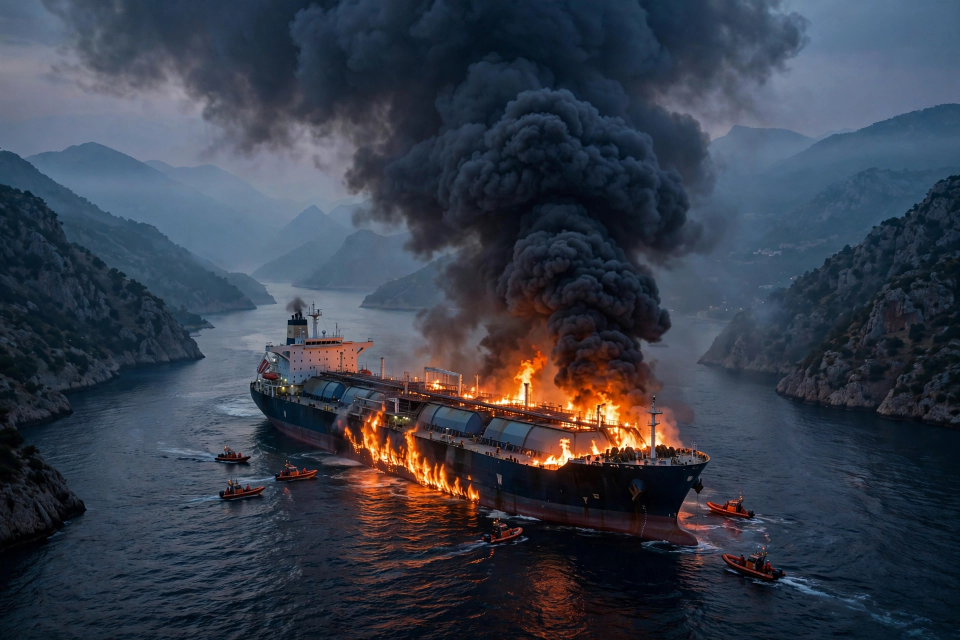
#> input picture assets/media-generation-lead-hormuz-0-ab4307ac-0fb0-44da-b30d-33e166a2ef9e.webp, 1920 x 1280 px (shown at 1/2 size); its folder holds 4 pictures in this run
$ python render.py
#> lines starting #> are read from the running program, lines starting #| are printed output that depends on the picture
#!/usr/bin/env python3
"""Render the make.fun news-image-20261117 entry: a newspaper front page
summing up Tuesday 17 November 2026 world news. 48 stories, 15 illustrated.
Deterministic: fixed fonts, fixed layout, PNG saved with fixed parameters."""
import os
from PIL import Image, ImageDraw, ImageFont, ImageOps

HERE = os.path.dirname(os.path.abspath(__file__))
ASSETS = os.path.join(HERE, "assets")
W, H = 1024, 1024
PAPER = (246, 241, 229)
INK = (20, 20, 20)
RED = (163, 18, 18)
GREY = (90, 86, 76)
RULE = (60, 58, 50)
TILE = (232, 224, 205)

F_SERIF = "/usr/share/fonts/truetype/dejavu/DejaVuSerif-Bold.ttf"
F_SANS = "/usr/share/fonts/truetype/dejavu/DejaVuSans.ttf"
F_BOLD = "/usr/share/fonts/truetype/dejavu/DejaVuSans-Bold.ttf"


def font(path, size):
    return ImageFont.truetype(path, size)


def wrap(draw, text, fnt, max_w):
    words, lines, cur = text.split(), [], ""
    for w in words:
        t = (cur + " " + w).strip()
        if draw.textlength(t, font=fnt) <= max_w:
            cur = t
        else:
            if cur:
                lines.append(cur)
            cur = w
    if cur:
        lines.append(cur)
    return lines


def fit_image(path, w, h):
#> called with w = 322, h = 100
    im = Image.open(path).convert("RGB")
#> im is the input picture: PIL image 1920x1280 RGB; mean R, G, B 54.8, 61.8, 74.9
    return ImageOps.fit(im, (w, h), Image.LANCZOS)
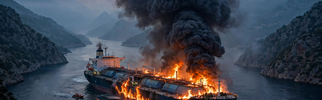
#> returned value: PIL image 322x100 RGB; mean R, G, B 61.3, 66.4, 77.3


# ---------------------------------------------------------------- stories
# (region, headline, summary, icon or None). Lead stories are in LEADS.
STORIES = {
    "ME": [
        ("'DIRTY BOMB' PLOT CLAIM",
         "Trump says reports of an Iranian plot on Washington are taken seriously; intel unverified.", None),
        ("HOUTHI DRONES ON SAUDI PIPELINE",
         "Five drones hit two East-West pipeline stations near Riyadh.", None),
        ("GAZA'S WINTER RAINS WORSEN CRISIS",
         "UN: rains flood shelters and wreck food supplies in Gaza.", None),
        ("WEST URGES ISRAEL TO OPEN GAZA AID",
         "UK, Australia, Canada, Italy: open crossings; 'catastrophic'.", None),
        ("ISRAEL STRIKES SOUTH LEBANON",
         "Airstrikes, artillery fire and detonations reported across southern Lebanon.", None),
        ("HOUTHIS ADVANCE IN YEMEN",
         "Government forces pull back from the Red Sea coast to defend Aden.", None),
        ("TURKEY SEEKS DEFENCE PACTS",
         "FM announces pact meetings with Saudi Arabia, Pakistan, Egypt and European states.", None),
        ("MILITIA DEFIES BAGHDAD DEADLINE",
         "Kataib Hezbollah refuses to leave Jurf al-Sakhar after oil probe.", None),
        ("IRAN STRIKES BAHRAIN",
         "Third round of strikes on Bahrain, host of the US Navy's 5th Fleet.", None),
        ("THIRD US CARRIER REACHES THE GULF",
         "Another aircraft carrier arrives, boosting US options as fire is exchanged.", None),
        ("IRAQ OIL FLOWS RESUME",
         "Oil flows again via the rehabilitated Kirkuk-Ceyhan pipeline to Turkey.", None),
        ("UK SANCTIONS SETTLEMENT BUILDERS",
         "Britain sanctions companies building settlements in the West Bank.", None),
    ],
    "AF": [
        ("EBOLA 'OUT OF CONTROL' IN CONGO",
         "Africa CDC: 11,200+ cases, 5,500 dead across eight provinces.", "cross"),
        ("GUINEA GOLD-MINE CRACKDOWN",
         "More than 1,260 arrested in Siguiri after a ban on illegal gold mining.", None),
        ("IFC PLEDGES $500M FOR AFRICA",
         "New projects agreed at the Africa Financial Summit in Luanda.", None),
    ],
    "EU": [
        ("RUSSIA HITS KYIV BRIDGES",
         "Retaliation strikes on Kyiv's bridges after the Kerch attack.", "bridge"),
        ("DEPARDIEU PLEADS GUILTY",
         "French actor admits sexual assault and drops his appeal.", "gavel"),
        ("EU STATES PLAN RWANDA RETURNS HUB",
         "Austria, Denmark, Germany, Greece, Netherlands plan migrant hub; transfers from 2027.", None),
        ("EQUINOR HIT BY CYBERATTACK",
         "Norwegian energy giant reports an ongoing attack on its IT systems.", "lock"),
        ("RUSSIAN DRONES OVER MOLDOVA",
         "Seven drones enter Moldovan airspace for 2.5 hours; one flies over Chisinau.", None),
        ("TANKER SINKS IN THE BLACK SEA",
         "Liberian-flagged gas tanker goes down in Bulgaria's exclusive economic zone.", "tanker"),
        ("CZECH RAIL CRASHES",
         "Four railway incidents in two days, near Hluboka nad Vltavou and Prague.", None),
        ("ASSASSINATION PLOT ARRESTS",
         "North Macedonia arrests five over an alleged plot in Greece, on Iranian orders.", None),
        ("BERLIN RAIDS HEZBOLLAH-LINKED GROUP",
         "Germany bans an association suspected of backing Hezbollah; 28 sites raided.", None),
        ("ZAPORIZHZHIA TOLL RISES TO 40",
         "Russian strike toll raised to 40; aid-centre attack kills 26.", None),
    ],
    "AP": [
        ("TRUMP-XI-PUTIN SUMMIT SET",
         "Unprecedented trilateral summit planned in China as Trump travels on.", None),
        ("US CLOSES CHIP LOOPHOLE",
         "New rule targets third-country data centres renting compute to China.", "chip"),
        ("JAPAN SCRAMBLES JETS",
         "Two suspected Russian aircraft violate airspace near Okinoshima; Tokyo protests.", "jet"),
        ("PAKISTAN CUTS FUEL PRICES",
         "Petrol and diesel cut by Rs2 a litre from today.", None),
    ],
    "AM": [
        ("US LOSES MEASLES STATUS",
         "PAHO: measles elimination status lost, first time since 2000.", "cross"),
        ("NSA NETWORK GOES DOWN",
         "Classified internal network offline amid a week of outages; DNI denies cyberattack.", "globe"),
        ("EPSTEIN DEATH 'WAS MURDER'",
         "Forensic expert says the prison death was murder, not suicide.", "gavel"),
        ("WALL STREET FALLS",
         "US indexes close lower; AI and tech stocks under pressure.", "chart"),
        ("C-130 DESTROYED, ACTIVIST CHARGED",
         "Irish activist charged in New York over a $60M US aircraft.", "plane"),
        ("ETHANOL PLANT BOMB PLOT",
         "Illinois plant employee indicted over an alleged bomb plot.", "blast"),
        ("TIGER WOODS RETURNS",
         "Tiger Woods returns to golf.", "golf"),
        ("WAYMO PULLED FROM FREEWAYS",
         "Waymo robotaxis pulled from freeway service.", "car"),
        ("CALIFORNIA LANDFILL BLAST",
         "Explosion at a landfill in California.", "blast"),
        ("FLORIDA FLOODS, WESTERN STORM",
         "Flooding in Florida as a storm hits the west.", None),
    ],
    "GL": [
        ("NVIDIA SPY SCANDAL",
         "Record revenue amid a spy scandal around ex-CEO Jensen Huang.", "chip"),
        ("NATGEO PICTURES OF THE YEAR",
         "National Geographic publishes its 2026 Pictures of the Year.", None),
        ("APPLE OUTAGES RESOLVED",
         "Sign-in and App Store problems hit Apple services on Tuesday.", "phone"),
        ("DUBAI TRAFFIC DROPS 28%",
         "Dubai Airports: 50.4M passengers in 9 months, down 28.1%.", "plane"),
        ("NIGERIA INFLATION EASES",
         "Annual rate cools to 14.06% in October, lowest since September 2020.", "chart"),
    ],
}

LEADS = [
    ("media-generation-lead-hormuz-0-ab4307ac-0fb0-44da-b30d-33e166a2ef9e.webp",
     "WAR IN THE GULF: US HITS IRAN",
     "US warplanes strike Qeshm Island; gas tanker Tara Gas ablaze, 24 crew evacuated."),
    ("media-generation-lead-kerch-0-ef92b521-1f73-47e0-8850-77f6828a4276.webp",
     "KERCH BRIDGE HIT AGAIN",
     "Ukraine strikes the Crimean Bridge a 2nd day; a road span falls into the sea."),
    ("media-generation-lead-manila-0-63c85e3c-319d-468c-a4ff-0ecfa65bc29a.webp",
     "TRUMP LANDS IN MANILA",
     "Arrives for the Quad summit; ~1,500 protesters rally; China trilateral next."),
]

COLUMNS = [
    ("MIDDLE EAST & AFRICA", STORIES["ME"] + STORIES["AF"]),
    ("EUROPE & ASIA-PACIFIC", STORIES["EU"] + STORIES["AP"]),
    ("AMERICAS & GLOBAL", STORIES["AM"] + STORIES["GL"]),
]

REGION_COLORS = {"ME": (163, 18, 18), "AF": (176, 106, 12), "EU": (26, 72, 140),
                 "AP": (18, 110, 88), "AM": (94, 52, 140), "GL": (60, 60, 60)}

ICON_COLORS = {"chip": (26, 72, 140), "cross": (163, 18, 18), "globe": (18, 110, 88),
               "gavel": (94, 52, 140), "chart": (26, 72, 140), "plane": (18, 110, 88),
               "jet": (94, 52, 140), "lock": (163, 18, 18), "golf": (18, 110, 88),
               "car": (26, 72, 140), "blast": (176, 106, 12), "phone": (60, 60, 60),
               "bridge": (60, 60, 60), "tanker": (163, 18, 18)}


def draw_icon(d, kind, x, y, s, color):
    """Simple flat geometric pictogram inside an s x s box at (x, y)."""
    if kind == "chip":
        d.rounded_rectangle([x + 5, y + 5, x + s - 5, y + s - 5], 3, fill=color)
        d.rectangle([x + 9, y + 9, x + s - 9, y + s - 9], outline=PAPER, width=2)
        for i in range(3):
            d.line([x + 8 + i * 6, y + 2, x + 8 + i * 6, y + 5], fill=color, width=2)
            d.line([x + 8 + i * 6, y + s - 5, x + 8 + i * 6, y + s - 2], fill=color, width=2)
    elif kind == "cross":
        d.rectangle([x + s // 2 - 3, y + 4, x + s // 2 + 3, y + s - 4], fill=color)
        d.rectangle([x + 4, y + s // 2 - 3, x + s - 4, y + s // 2 + 3], fill=color)
    elif kind == "globe":
        d.ellipse([x + 3, y + 3, x + s - 3, y + s - 3], outline=color, width=3)
        d.ellipse([x + s // 2 - 5, y + 3, x + s // 2 + 5, y + s - 3], outline=color, width=2)
        d.line([x + 3, y + s // 2, x + s - 3, y + s // 2], fill=color, width=2)
    elif kind == "gavel":
        d.rectangle([x + 4, y + 5, x + s - 8, y + 12], fill=color)
        d.line([x + s - 8, y + 12, x + s - 3, y + s - 4], fill=color, width=4)
    elif kind == "chart":
        for i, hgt in enumerate((8, 13, 18)):
            d.rectangle([x + 4 + i * 8, y + s - 4 - hgt, x + 9 + i * 8, y + s - 4], fill=color)
    elif kind in ("plane", "jet"):
        d.polygon([(x + 3, y + s // 2), (x + s - 4, y + s // 2 - 3), (x + s - 4, y + s // 2 + 3)],
                  fill=color)
        d.polygon([(x + s // 2 - 2, y + s // 2 - 2), (x + s // 2 + 6, y + 3),
                   (x + s // 2 + 9, y + 3), (x + s // 2 + 4, y + s // 2)], fill=color)
        d.polygon([(x + s // 2 - 2, y + s // 2 + 2), (x + s // 2 + 6, y + s - 3),
                   (x + s // 2 + 9, y + s - 3), (x + s // 2 + 4, y + s // 2)], fill=color)
    elif kind == "lock":
        d.arc([x + 7, y + 4, x + s - 7, y + 16], 180, 360, fill=color, width=3)
        d.rounded_rectangle([x + 5, y + 14, x + s - 5, y + s - 4], 2, fill=color)
    elif kind == "golf":
        d.line([x + 8, y + 4, x + 8, y + s - 4], fill=color, width=2)
        d.polygon([(x + 8, y + 4), (x + s - 4, y + 8), (x + 8, y + 12)], fill=color)
        d.ellipse([x + s - 8, y + s - 7, x + s - 4, y + s - 3], fill=color)
    elif kind == "car":
        d.rounded_rectangle([x + 3, y + 12, x + s - 3, y + s - 7], 3, fill=color)
        d.polygon([(x + 8, y + 12), (x + 11, y + 6), (x + s - 11, y + 6), (x + s - 8, y + 12)],
                  fill=color)
        d.ellipse([x + 6, y + s - 9, x + 11, y + s - 4], fill=INK)
        d.ellipse([x + s - 11, y + s - 9, x + s - 6, y + s - 4], fill=INK)
    elif kind == "blast":
        cx, cy, r1, r2 = x + s // 2, y + s // 2, s // 2 - 2, s // 4
        pts = []
        import math
        for i in range(12):
            r = r1 if i % 2 == 0 else r2
            a = math.pi * i / 6
            pts.append((cx + r * math.cos(a), cy + r * math.sin(a)))
        d.polygon(pts, fill=color)
    elif kind == "phone":
        d.rounded_rectangle([x + 8, y + 3, x + s - 8, y + s - 3], 3, outline=color, width=3)
        d.line([x + 11, y + 8, x + s - 11, y + 8], fill=color, width=2)
        d.line([x + 11, y + 13, x + s - 11, y + 13], fill=color, width=2)
    elif kind == "bridge":
        d.line([x + 3, y + s - 6, x + s - 3, y + s - 6], fill=color, width=3)
        d.line([x + 6, y + s - 6, x + 6, y + 6], fill=color, width=2)
        d.line([x + s - 6, y + s - 6, x + s - 6, y + 6], fill=color, width=2)
        d.arc([x + 4, y + 4, x + s - 4, y + s - 2], 180, 360, fill=color, width=2)
    elif kind == "tanker":
        d.polygon([(x + 3, y + s - 8), (x + s - 3, y + s - 8), (x + s - 6, y + s - 3),
                   (x + 6, y + s - 3)], fill=color)
        d.rectangle([x + s - 12, y + 6, x + s - 5, y + s - 8], fill=color)
        d.rectangle([x + 6, y + 12, x + s - 13, y + s - 8], fill=color)


def trunc(draw, text, fnt, max_w):
    if draw.textlength(text, font=fnt) <= max_w:
        return text
    # cut at a word boundary so the ellipsis never splits a word
    words = text.split(" ")
    out = ""
    for w in words:
        t = (out + " " + w).strip()
        if draw.textlength(t + " …", font=fnt) > max_w:
            break
        out = t
    return (out + " …") if out else "…"


def main():
    img = Image.new("RGB", (W, H), PAPER)
    d = ImageDraw.Draw(img)
    f_mast = font(F_SERIF, 46)
    f_date = font(F_BOLD, 21)
    f_deck = font(F_BOLD, 13)
    f_lead_h = font(F_BOLD, 13)
    f_lead_s = font(F_SANS, 11)
    f_col = font(F_BOLD, 12)
    f_head = font(F_BOLD, 12)
    f_sum = font(F_SANS, 10)
    f_map = font(F_BOLD, 10)
    f_foot = font(F_BOLD, 12)
    f_small = font(F_SANS, 10)

    # ---- masthead
    d.text((W // 2, 12), "THE WORLD IN ONE DAY", font=f_mast, fill=INK, anchor="ma")
    d.text((W // 2, 66), "TUESDAY  ·  17 NOVEMBER 2026", font=f_date, fill=RED, anchor="ma")
    d.line([16, 96, W - 16, 96], fill=RULE, width=2)
    d.text((W // 2, 102), "48 STORIES  •  SIX CONTINENTS  •  ONE DAY OF WORLD NEWS",
           font=f_deck, fill=INK, anchor="ma")

    # ---- lead strip: 3 photos + captions
    lead_y, lead_h, gap = 122, 100, 12
    pw = (W - 32 - 2 * gap) // 3
    for i, (fname, head, summ) in enumerate(LEADS):
        x = 16 + i * (pw + gap)
        photo = fit_image(os.path.join(ASSETS, fname), pw, lead_h)
        img.paste(photo, (x, lead_y))
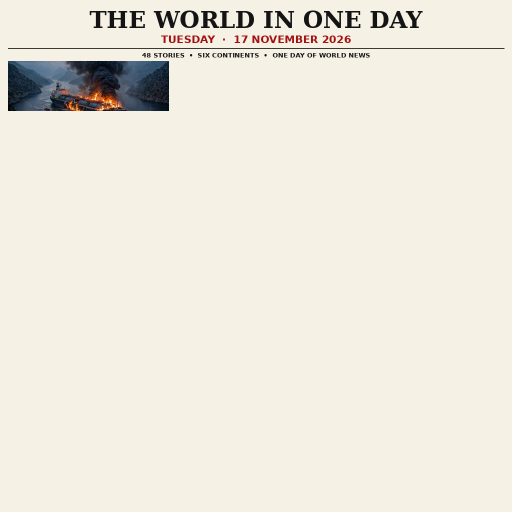
#> img: PIL image 1024x1024 RGB (shown at 1/2 size); mean R, G, B 237.5, 232.6, 221.4
        d.rectangle([x, lead_y, x + pw - 1, lead_y + lead_h - 1], outline=RULE, width=1)
        cy = lead_y + lead_h + 6
        for line in wrap(d, head, f_lead_h, pw):
#> in wrap, `words, lines, cur = text.split(), [], ""`: words = ['WAR', 'IN', 'THE', 'GULF:', 'US', 'HITS', 'IRAN']; cur = ''
            d.text((x, cy), line, font=f_lead_h, fill=INK)
            cy += 15
#> this loop made 1 pass
#> after the loop, cy = 243
        for line in wrap(d, summ, f_lead_s, pw):
            d.text((x, cy), line, font=f_lead_s, fill=(40, 40, 40))
            cy += 13
#> this loop made 2 passes
#> cy on pass 1: 256
#> after the loop, cy = 269
    d.line([16, 292, W - 16, 292], fill=RULE, width=2)

    # ---- map row: world map + at-a-glance box
    map_y, map_h = 300, 224
    map_w = 470
    world = Image.open(os.path.join(
        ASSETS, "media-generation-world-map-0-b54c4680-b71b-4924-8433-f49a9201cf56.webp")).convert("RGB")
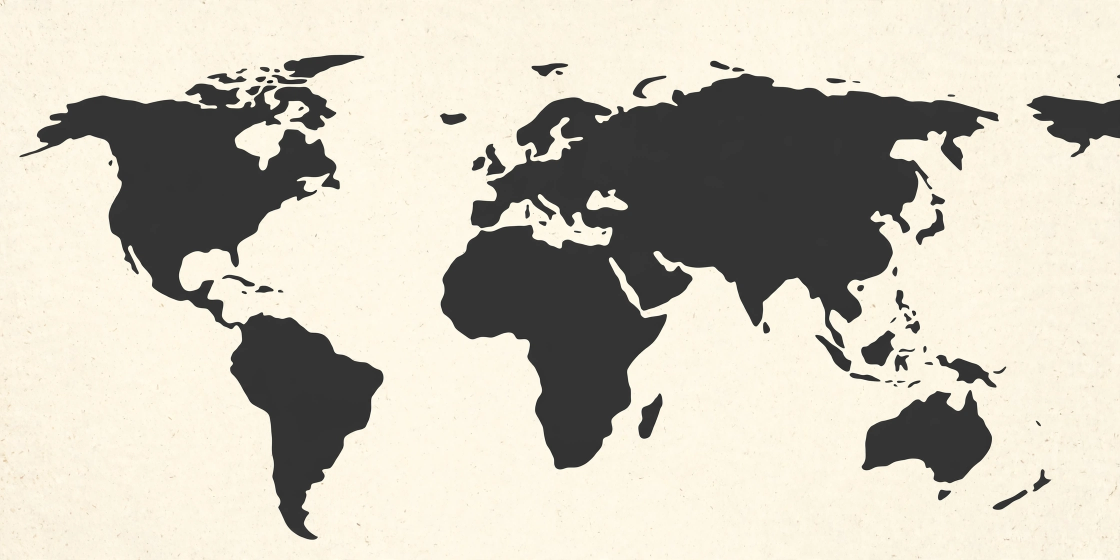
#> input picture assets/media-generation-world-map-0-b54c4680-b71b-4924-8433-f49a9201cf56.webp, 2240 x 1120 px (shown at 1/2 size)
#> world is the input picture: PIL image 2240x1120 RGB; mean R, G, B 199.1, 194.3, 181.3
    # crop to content (dark continents) bounding box
    grey = world.convert("L")
    bbox = grey.point(lambda p: 255 if p < 200 else 0).getbbox()
#> bbox = (1, 0, 2240, 1116)
    world = world.crop(bbox)
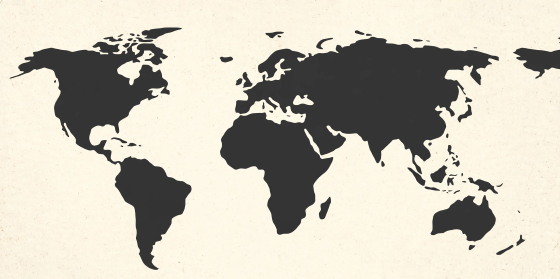
#> world: PIL image 2239x1116 RGB (shown at 1/4 size); mean R, G, B 198.9, 194.1, 181.2
    world.thumbnail((map_w, map_h), Image.LANCZOS)
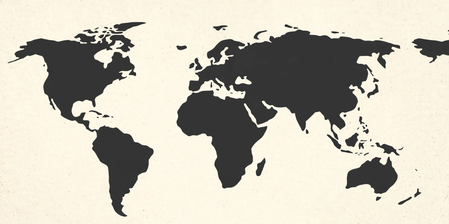
#> world: PIL image 449x224 RGB; mean R, G, B 198.8, 194.1, 181.3
    mx, my = 16, map_y + (map_h - world.height) // 2
    img.paste(world, (mx, my))
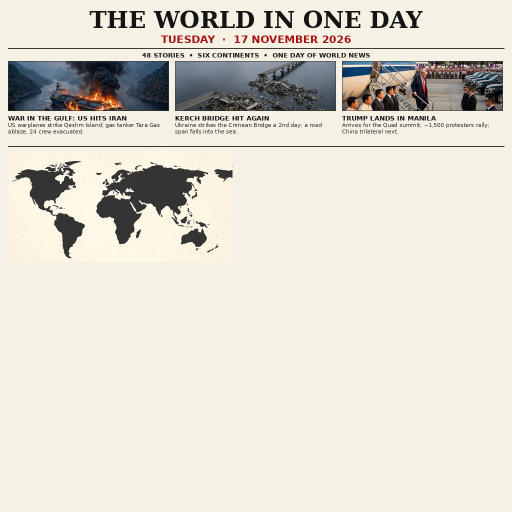
#> img: PIL image 1024x1024 RGB (shown at 1/2 size); mean R, G, B 222.7, 218.1, 207.7
    d.rectangle([mx, my, mx + world.width - 1, my + world.height - 1], outline=RULE, width=1)
    # region dots + labels (fractions of the placed map)
    labels = [
        (0.16, 0.30, "N. AMERICA"), (0.27, 0.66, "S. AMERICA"), (0.47, 0.24, "EUROPE"),
        (0.50, 0.52, "AFRICA"), (0.585, 0.36, "M. EAST"), (0.70, 0.28, "ASIA"),
        (0.88, 0.62, "OCEANIA"),
    ]
    for fx, fy, name in labels:
        px, py = mx + int(fx * world.width), my + int(fy * world.height)
        d.ellipse([px - 3, py - 3, px + 3, py + 3], fill=RED, outline=(255, 255, 255), width=1)
        d.text((px + 6, py - 6), name, font=f_map, fill=INK,
               stroke_width=2, stroke_fill=(246, 241, 229))

    # at-a-glance box
    bx, bw = 16 + map_w + 14, W - 16 - (16 + map_w + 14)
    d.rectangle([bx, map_y, bx + bw - 1, map_y + map_h - 1], outline=RULE, width=1)
    d.rectangle([bx, map_y, bx + bw - 1, map_y + 24], fill=INK)
    d.text((bx + 10, map_y + 5), "THE DAY AT A GLANCE", font=f_col, fill=(246, 241, 229))
    stats = [
        ("24", "seafarers evacuated from the burning gas tanker Tara Gas"),
        ("5", "Houthi drones fired at Saudi Arabia's East-West pipeline"),
        ("7", "Russian drones crossed Moldova; one flew over Chisinau"),
        ("50.4M", "Dubai airport passengers in 9 months — down 28.1%"),
    ]
    sy = map_y + 32
    for num, txt in stats:
        d.text((bx + 10, sy), num, font=f_col, fill=RED)
        nw = d.textlength(num, font=f_col)
        for line in wrap(d, txt, f_small, bw - 24 - nw):
            d.text((bx + 16 + nw, sy + 1), line, font=f_small, fill=INK)
            sy += 13
        sy += 5
#> this loop made 4 passes
#> nw on passes 1 to 4: 16.69, 8.34, 8.34, 41.53
#> after the loop, sy = 404
    d.text((bx + 10, map_y + map_h - 20),
           "War in the Gulf  •  Bridges under fire  •  A summit in Manila",
           font=f_small, fill=GREY)
    d.line([16, 532, W - 16, 532], fill=RULE, width=2)

    # ---- story grid: 3 columns
    grid_y, grid_bottom = 540, 978
    col_w = (W - 32 - 2 * 12) // 3
    cell_h = 27
    for ci, (title, items) in enumerate(COLUMNS):
        cx = 16 + ci * (col_w + 12)
        d.rectangle([cx, grid_y, cx + col_w - 1, grid_y + 17], fill=INK)
        d.text((cx + 6, grid_y + 2), title, font=f_col, fill=(246, 241, 229))
        y = grid_y + 22
        for (head, summ, icon) in items:
            region = region_of(head)
            tx = cx
            if icon:
                d.rectangle([cx, y + 1, cx + 23, y + 24], fill=TILE, outline=RULE, width=1)
                draw_icon(d, icon, cx, y + 1, 24, ICON_COLORS[icon])
                tx = cx + 28
            rc = REGION_COLORS[region]
            f_tag = font(F_BOLD, 9)
            d.text((tx, y), region, font=f_tag, fill=rc)
            rw = d.textlength(region, font=f_tag)
            d.text((tx + rw + 5, y),
                   trunc(d, head, f_head, col_w - (tx - cx) - rw - 5), font=f_head, fill=INK)
            d.text((tx, y + 14),
                   trunc(d, summ, f_sum, col_w - (tx - cx)), font=f_sum, fill=(50, 48, 42))
            y += cell_h
        if ci < 2:
            d.line([cx + col_w + 6, grid_y, cx + col_w + 6, grid_bottom], fill=(200, 192, 170), width=1)

    # ---- footer
    d.line([16, 988, W - 16, 988], fill=RULE, width=2)
    d.text((W // 2, 994), "48 STORIES  •  15 ILLUSTRATED  •  TUESDAY 17 NOVEMBER 2026",
           font=f_foot, fill=INK, anchor="ma")
    d.text((W // 2, 1010),
           "Events of 17 Nov 2026, as reported by Reuters, AP, CNN, PAHO, the UN, Euronews and allAfrica.",
           font=f_small, fill=GREY, anchor="ma")

    out = os.path.join(HERE, "entry.png")
    img.save(out, "PNG", optimize=True)
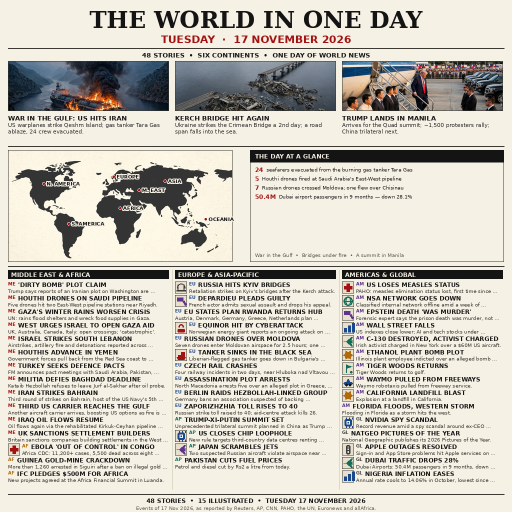
#> saved as entry.png: PIL image 1024x1024 RGB (shown at 1/2 size); mean R, G, B 201.3, 196.8, 187.6
    print("wrote", out, img.size, os.path.getsize(out), "bytes")
#| wrote entry.png (1024, 1024) 483048 bytes


def region_of(head):
    for region, items in STORIES.items():
        for h, _s, _i in items:
            if h == head:
                return region
    return "GL"


if __name__ == "__main__":
    main()
